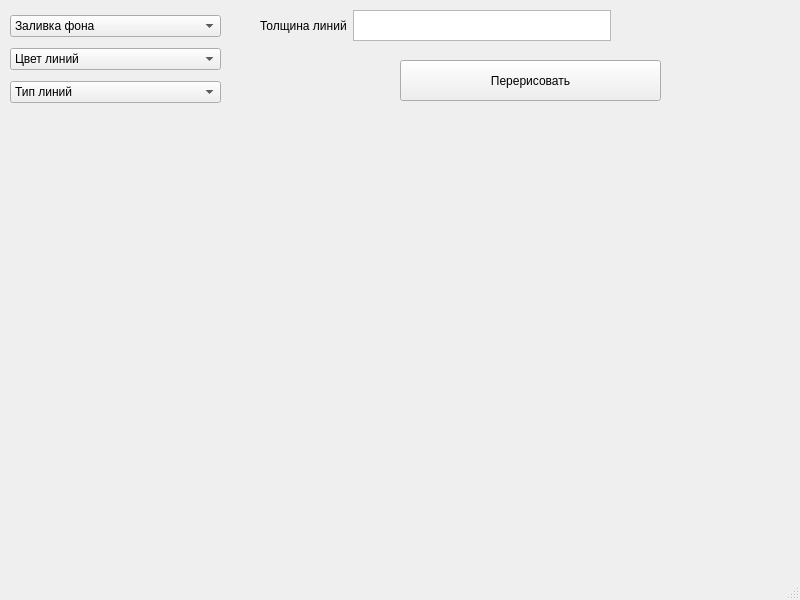
<?xml version="1.0" encoding="UTF-8"?>
<ui version="4.0">
 <class>Draw</class>
 <widget class="QMainWindow" name="Draw">
  <property name="geometry">
   <rect>
    <x>0</x>
    <y>0</y>
    <width>800</width>
    <height>600</height>
   </rect>
  </property>
  <property name="windowTitle">
   <string>MainWindow</string>
  </property>
  <widget class="QWidget" name="centralwidget">
   <widget class="QWidget" name="verticalLayoutWidget">
    <property name="geometry">
     <rect>
      <x>10</x>
      <y>10</y>
      <width>211</width>
      <height>101</height>
     </rect>
    </property>
    <layout class="QVBoxLayout" name="verticalLayout">
     <item>
      <widget class="QComboBox" name="comboBox">
       <item>
        <property name="text">
         <string>Заливка фона</string>
        </property>
       </item>
       <item>
        <property name="text">
         <string>синий</string>
        </property>
       </item>
       <item>
        <property name="text">
         <string>красный</string>
        </property>
       </item>
       <item>
        <property name="text">
         <string>зелёный</string>
        </property>
       </item>
      </widget>
     </item>
     <item>
      <widget class="QComboBox" name="comboBox_2">
       <item>
        <property name="text">
         <string>Цвет линий</string>
        </property>
       </item>
       <item>
        <property name="text">
         <string>чёрный</string>
        </property>
       </item>
       <item>
        <property name="text">
         <string>красный</string>
        </property>
       </item>
       <item>
        <property name="text">
         <string>синий</string>
        </property>
       </item>
       <item>
        <property name="text">
         <string>зелёный</string>
        </property>
       </item>
      </widget>
     </item>
     <item>
      <widget class="QComboBox" name="comboBox_3">
       <item>
        <property name="text">
         <string>Тип линий</string>
        </property>
       </item>
       <item>
        <property name="text">
         <string>solid</string>
        </property>
       </item>
       <item>
        <property name="text">
         <string>dash</string>
        </property>
       </item>
       <item>
        <property name="text">
         <string>dot</string>
        </property>
       </item>
      </widget>
     </item>
    </layout>
   </widget>
   <widget class="QWidget" name="horizontalLayoutWidget">
    <property name="geometry">
     <rect>
      <x>260</x>
      <y>10</y>
      <width>351</width>
      <height>31</height>
     </rect>
    </property>
    <layout class="QHBoxLayout" name="horizontalLayout">
     <item>
      <widget class="QLabel" name="label">
       <property name="text">
        <string>Толщина линий</string>
       </property>
      </widget>
     </item>
     <item>
      <widget class="QTextEdit" name="textEdit"/>
     </item>
    </layout>
   </widget>
   <widget class="QPushButton" name="pushButton">
    <property name="geometry">
     <rect>
      <x>400</x>
      <y>60</y>
      <width>261</width>
      <height>41</height>
     </rect>
    </property>
    <property name="text">
     <string>Перерисовать</string>
    </property>
   </widget>
  </widget>
  <widget class="QMenuBar" name="menubar">
   <property name="geometry">
    <rect>
     <x>0</x>
     <y>0</y>
     <width>800</width>
     <height>21</height>
    </rect>
   </property>
  </widget>
  <widget class="QStatusBar" name="statusbar"/>
 </widget>
 <resources/>
 <connections/>
</ui>
